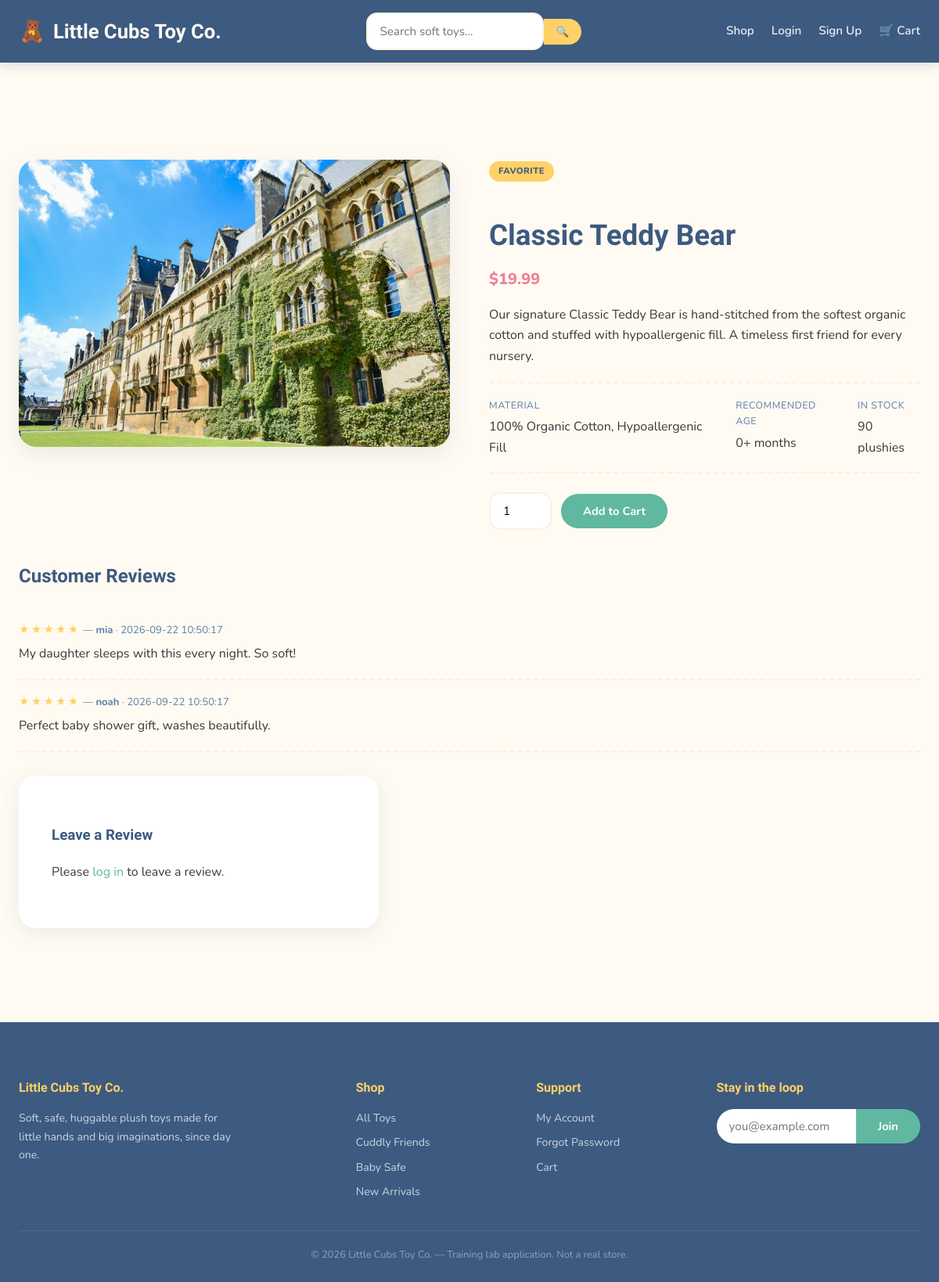
/product, run on the app's committed database.
### tables this page shows
CREATE TABLE products (
            id INTEGER PRIMARY KEY AUTOINCREMENT,
            name TEXT NOT NULL,
            slug TEXT NOT NULL,
            category_id INTEGER,
            price REAL NOT NULL,
            material TEXT,
            age_range TEXT,
            description TEXT,
            image TEXT,
            stock INTEGER DEFAULT 50,
            featured INTEGER DEFAULT 0,
            FOREIGN KEY (category_id) REFERENCES categories (id)
        );

CREATE TABLE reviews (
            id INTEGER PRIMARY KEY AUTOINCREMENT,
            product_id INTEGER NOT NULL,
            username TEXT NOT NULL,
            rating INTEGER NOT NULL,
            comment TEXT,
            created_at TEXT DEFAULT CURRENT_TIMESTAMP,
            FOREIGN KEY (product_id) REFERENCES products (id)
        );

### app.py (the view)
@app.route("/product")
def product_detail():
    product_id = request.args.get("id", "1")
    db = get_db()
    query = "SELECT * FROM products WHERE id = " + product_id  # VULNERABLE: string concat
    try:
        product = db.execute(query).fetchone()
    except sqlite3.Error as e:
        logger.error("SQL error on /product: %s | query=%s", e, query)
        raise
    if product is None:
        return render_template("error.html", error="Product not found", traceback=""), 404
    reviews = db.execute(
        "SELECT * FROM reviews WHERE product_id = ? ORDER BY created_at DESC",
        (product["id"],),
    ).fetchall()
    return render_template("product.html", product=product, reviews=reviews)

### app.py (called while the page is built)
@app.after_request
def add_permissive_headers(resp):
    resp.headers["Access-Control-Allow-Origin"] = "*"
    resp.headers["Access-Control-Allow-Credentials"] = "true"
    resp.headers["Access-Control-Allow-Headers"] = "*"
    resp.headers["Access-Control-Allow-Methods"] = "*"
    return resp

def get_db():
    if "db" not in g:
        g.db = sqlite3.connect(DB_PATH)
        g.db.row_factory = sqlite3.Row
    return g.db

@app.context_processor
def inject_globals():
    return {
        "current_user": session.get("username"),
        "is_admin": session.get("is_admin", False),
        "cart_count": sum(item["qty"] for item in get_cart().values()) if get_cart() else 0,
    }

def get_cart():
    return session.get("cart", {})

### templates/product.html (shortened to what this page needs)
{% extends "base.html" %}
{% block content %}
<section class="section">
  <div class="container">
    <div class="product-detail">
      <div>
        <img src="{{ url_for('static', filename='images/products/' + product.image) }}" alt="{{ product.name }}">
      </div>
      <div class="product-detail-info">
        {% if product.featured %}<span class="badge">Favorite</span>{% endif %}
        <h1>{{ product.name }}</h1>
        <div class="product-price">${{ "%.2f"|format(product.price) }}</div>
        <p>{{ product.description }}</p>
        <div class="product-meta">
          <div><span>Material</span>{{ product.material }}</div>
          <div><span>Recommended Age</span>{{ product.age_range }}</div>
          <div><span>In Stock</span>{{ product.stock }} plushies</div>
        </div>
        <form action="{{ url_for('add_to_cart', product_id=product.id) }}" method="post" class="qty-form">
          <input type="number" name="qty" value="1" min="1" max="10">
          <button type="submit" class="btn btn-primary">Add to Cart</button>
        </form>
      </div>
    </div>
    <h2 class="mt-3">Customer Reviews</h2>
    {% for r in reviews %}
    <div class="review">
      <div class="review-meta">
        <span class="review-stars">{{ '★' * r.rating }}{{ '☆' * (5 - r.rating) }}</span>
        &mdash; <strong>{{ r.username }}</strong> &middot; {{ r.created_at }}
      </div>
      <div class="review-body">{{ r.comment | safe }}</div>
    </div>
    {% else %}
    <p style="color:var(--denim-light);">No reviews yet -- be the first!</p>
    {% endfor %}
    <div class="form-card" style="margin:30px 0 0;">
      <h3>Leave a Review</h3>
      {% if current_user %}
      <form action="{{ url_for('add_review', product_id=product.id) }}" method="post">
        <div class="form-group">
          <label>Rating</label>
          <select name="rating">
            <option value="5">★★★★★ Excellent</option>
            <option value="4">★★★★☆ Great</option>
            <option value="3">★★★☆☆ Good</option>
            <option value="2">★★☆☆☆ Fair</option>
            <option value="1">★☆☆☆☆ Poor</option>
          </select>
        </div>
        <div class="form-group">
          <label>Your Review</label>
          <textarea name="comment" placeholder="Tell us what you think..." required></textarea>
        </div>
        <button type="submit" class="btn btn-primary btn-block">Submit Review</button>
      </form>
      {% else %}
      <p>Please <a href="{{ url_for('login') }}">log in</a> to leave a review.</p>
      {% endif %}
    </div>
  </div>
</section>
{% endblock %}

### static/css/style.css (style rules this page uses)
:root { --cream: #FFFBF3; --cream-dark: #FDF0E0; --mint: #8FD4C1; --mint-dark: #5FB89F; --blush: #F6A8B8; --blush-dark: #EE8098; --sunshine: #FFD166; --denim: #3D5A80; --denim-light: #5C7FA3; --charcoal: #3A3838; --success: #5FB89F; --danger: #E8697A; --warning: #E6A93D; --info: #5C7FA3; --shadow: rgba(61, 90, 128, 0.10); --shadow-lg: rgba(61, 90, 128, 0.20); --radius: 22px; --radius-sm: 14px; --font-display: 'Baloo 2', 'Fredoka', 'Comic Sans MS', sans-serif; --font-body: 'Nunito', -apple-system, BlinkMacSystemFont, 'Segoe UI', sans-serif; }
* { box-sizing: border-box; }
body { margin: 0; font-family: var(--font-body); background: var(--cream); color: var(--charcoal); line-height: 1.65; }
h1, h2, h3, h4, .display-font { font-family: var(--font-display); color: var(--denim); font-weight: 700; }
a { color: var(--mint-dark); text-decoration: none; transition: color .15s ease; }
.container { max-width: 1200px; margin: 0 auto; padding: 0 24px; }
.btn { display: inline-block; padding: 12px 28px; border-radius: 30px; font-weight: 700; font-size: .92rem; cursor: pointer; border: none; transition: transform .15s ease, box-shadow .15s ease, background .15s ease; text-align: center; font-family: var(--font-body); }
.btn-primary { background: var(--mint-dark); color: white; }
.section { padding: 60px 0; }
.product-price { font-weight: 800; color: var(--blush-dark); font-size: 1.25rem; margin: 8px 0 14px; }
.badge { display: inline-block; background: var(--sunshine); color: var(--denim); font-size: .7rem; font-weight: 800; padding: 4px 12px; border-radius: 14px; text-transform: uppercase; letter-spacing: .04em; margin-bottom: 8px; width: fit-content; }
.form-card { background: white; border-radius: var(--radius); padding: 42px; max-width: 460px; margin: 50px auto; box-shadow: 0 6px 24px var(--shadow); }
input[type=text], input[type=email], input[type=password], input[type=number], input[type=url], textarea, select { width: 100%; padding: 12px 16px; border: 2px solid var(--cream-dark); border-radius: var(--radius-sm); font-size: .95rem; font-family: var(--font-body); outline: none; transition: border-color .15s ease; }
.product-detail { display: grid; grid-template-columns: 1fr 1fr; gap: 50px; margin: 40px 0; }
.product-detail img { width: 100%; border-radius: var(--radius); box-shadow: 0 10px 28px var(--shadow); }
.product-detail-info h1 { font-size: 2.3rem; margin-bottom: 8px; }
.product-meta { display: flex; gap: 28px; margin: 20px 0; padding: 18px 0; border-top: 2px dashed var(--cream-dark); border-bottom: 2px dashed var(--cream-dark); }
.product-meta div span { display: block; font-size: .78rem; color: var(--denim-light); text-transform: uppercase; letter-spacing: .04em; margin-bottom: 4px; }
.qty-form { display: flex; gap: 12px; align-items: center; margin-top: 24px; }
.qty-form input[type=number] { width: 80px; }
.review { border-bottom: 2px dashed var(--cream-dark); padding: 18px 0; }
.review-stars { color: var(--sunshine); letter-spacing: 2px; }
.review-meta { font-size: .82rem; color: var(--denim-light); margin-bottom: 6px; }
.mt-3 { margin-top: 36px; }

### data on the page
products: image (picture), name "Classic Teddy Bear", price "19.99", description "Our signature Classic Teddy Bear is hand-stitched from the softest organic cotton and stuffed with hypoallergenic fill. A timeless first friend for every nursery.", material "100% Organic Cotton, Hypoallergenic Fill", age_range "0+ months", stock "90"
reviews: rating "★★★★★", username "mia", created_at "2026-09-22 10:50:17", comment "My daughter sleeps with this every night. So soft!"
reviews: rating "★★★★★", username "noah", created_at "2026-09-22 10:50:17", comment "Perfect baby shower gift, washes beautifully."
